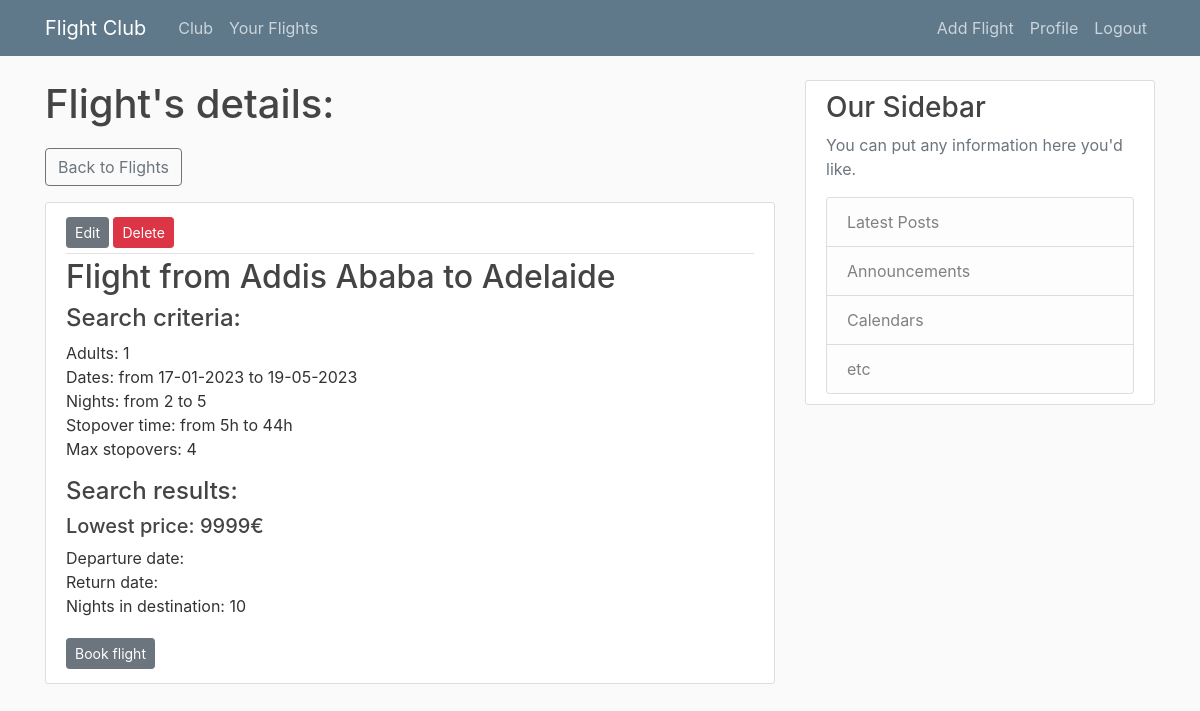
Screenshot of /flights-list/68/ (signed in) with the database file from the repository.
### web/models.py (models this page shows, shortened)
class FlightDetails(models.Model):
    objects = models.Manager()
    CITIES_CHOICES = [(str(city), str(city)) for city in sorted(list(cities_and_codes.keys()))]
    ADULTS_CHOICES = [(i, i) for i in range(1,10)]
    STOPOVER_CHOICES = [(str(i), str(i)) for i in range(1,49)]
    title = models.CharField(max_length=50, blank=True)
    slug = models.SlugField(blank=True, null=True)
    user = models.ForeignKey(User, on_delete=models.CASCADE)
    fly_from = models.CharField(max_length=30, choices=CITIES_CHOICES)
    fly_to = models.CharField(max_length=30, choices=CITIES_CHOICES)
    from_date = models.DateField(null=True)
    to_date = models.DateField(null=True)
    min_nights = models.IntegerField(null=True)
    max_nights = models.IntegerField(null=True)
    max_sector_stopovers = models.IntegerField(null=True)
    adults = models.IntegerField(choices=ADULTS_CHOICES, null=True)
    stopover_from = models.CharField(max_length=30, choices=STOPOVER_CHOICES, null=True)
    stopover_to = models.CharField(max_length=30, choices=STOPOVER_CHOICES, null=True)
    iata_city_from = models.CharField(max_length=3, blank=True)
    iata_city_to = models.CharField(max_length=3, blank=True)
    price = models.IntegerField(blank=True, null=True)
    iata_port_from = models.CharField(max_length=3, blank=True, null=True)
    iata_port_to = models.CharField(max_length=3, blank=True, null=True)
    nights = models.IntegerField(blank=True, null=True)
    departure_date = models.DateField(blank=True, null=True)
    arrival_date = models.DateField(blank=True, null=True)
    tequila_affiliate_link = models.TextField(blank=True, null=True)

### web/views.py (the view)
# urls.py: path('flights-list/<int:pk>/', FlightDetailView.as_view(), name='flight-detail'),
class FlightDetailView(LoginRequiredMixin, UserPassesTestMixin, DetailView):
    model = FlightDetails
    template_name = 'web/flight_detail.html'
    def test_func(self):
        flight = self.get_object()
        return self.request.user == flight.user

### web/templates/web/flight_detail.html
{% extends "web/base.html" %}
{% block content %}
    <h1 class="mb-3">Flight's details:</h1>
    <a class="btn btn-outline-secondary mt-1 mb-3" href="{% url 'flights-list' %}">Back to Flights</a>
        <article class="media content-section">
          <div class="media-body">
            <div class="article-metadata">
                <div>
                  <a class="btn btn-secondary btn-sm my-1" href="{% url 'flight-update' object.id %}">Edit</a>
                  <a class="btn btn-danger btn-sm my-1" href="{% url 'flight-delete' object.id %}">Delete</a>
                </div>
            </div>
                <h2>Flight from {{ object.title }}</h2>
                <h4>Search criteria:</h4>
                <p>Adults: {{ object.adults }}<br>
                   Dates: from {{ object.from_date|date:'d-m-Y' }} to {{ object.to_date|date:'d-m-Y' }}<br>
                   Nights: from {{ object.min_nights }} to {{ object.max_nights }}<br>
                   Stopover time: from {{ object.stopover_from }}h to {{ object.stopover_to }}h<br>
                   Max stopovers: {{ object.max_sector_stopovers}}<br>
                </p>
                {% if object.price != Null %}
                    <h4>Search results:</h4>
                    <h5>Lowest price: {{ object.price }}€</h5>
                    <p>Departure date: {{ object.departure_date|date:'d-m-Y' }}<br>
                       Return date: {{ object.arrival_date|date:'d-m-Y' }}<br>
                       Nights in destination: {{ object.nights }}<br>
                    </p>
                    <a class="btn btn-secondary btn-sm my-1" href="{{ object.tequila_affiliate_link }}">Book flight</a>
                {% else %}
                    <h4>No results for these criteria.</h4>
                {% endif %}
          </div>
        </article>
{% endblock content %}

### web/static/web/main.css (style rules this page uses)
body { background: #fafafa; color: #333333; margin-top: 5rem; }
h1, h2, h3, h4, h5, h6 { color: #444444; }
.content-section { background: #ffffff; padding: 10px 20px; border: 1px solid #dddddd; border-radius: 3px; margin-bottom: 20px; }
.article-metadata { padding-bottom: 1px; margin-bottom: 4px; border-bottom: 1px solid #e3e3e3 }

### rows the page displays
FlightDetails: title "Addis Ababa to Adelaide", adults "1", from_date "17-01-2023", to_date "19-05-2023", min_nights "2", max_nights "5", stopover_from "5", stopover_to "44", max_sector_stopovers "4", price "9999", nights "10"
